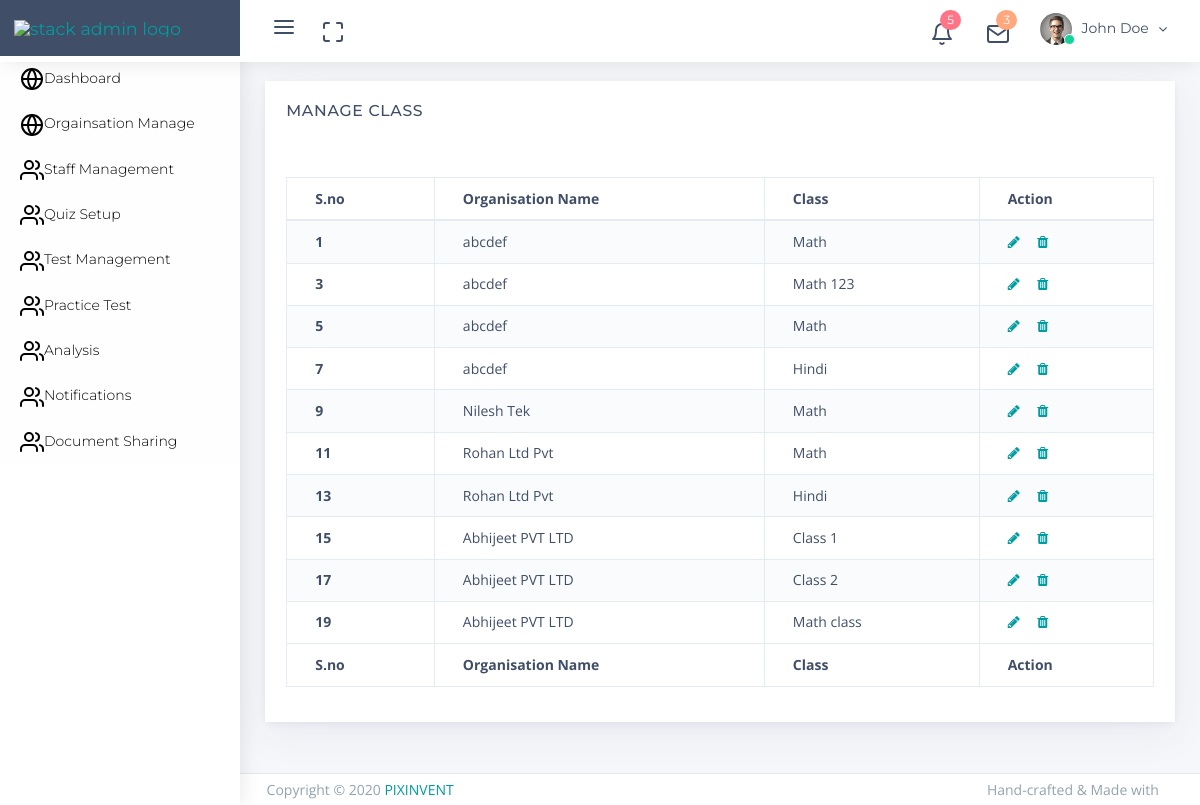
The app's page /stack-responsive-bootstrap-4-admin-template/dashboard/admin/manage_class.php with its own data.
### tables this page shows
CREATE TABLE `class` (
  `id` int(11) NOT NULL,
  `org_id` int(2) NOT NULL,
  `class` varchar(255) NOT NULL,
  `slug` varchar(255) NOT NULL,
  `created_at` datetime NOT NULL DEFAULT current_timestamp(),
  `updated_at` datetime NOT NULL DEFAULT current_timestamp()
);

CREATE TABLE `organisation` (
  `id` int(11) NOT NULL,
  `org_code` int(11) NOT NULL,
  `org_name` varchar(255) NOT NULL,
  `org_contact` varchar(255) NOT NULL,
  `org_email` varchar(255) NOT NULL,
  `org_add` varchar(255) NOT NULL,
  `org_abt` text NOT NULL,
  `org_registraiom` date NOT NULL DEFAULT current_timestamp(),
  `user_admin_id` varchar(255) NOT NULL,
  `created_date` timestamp NOT NULL DEFAULT current_timestamp()
);

### stack-responsive-bootstrap-4-admin-template/dashboard/admin/manage_class.php (the view, shortened to what this page needs)
<?php include "../common/header.php"; ?>
<?php
$servername = "localhost";
$username = "root";
$password = "";
$dbname = "rivi";
$conn = mysqli_connect($servername, $username, $password, $dbname);
?>
<div class="app-content content">
    <div class="content-wrapper">
        <div class="content-body">
            <section id="configuration">
                <div class="row">
                    <div class="col-12">
                        <div class="card">
                            <div class="card-header">
                                <h4 class="card-title">Manage Class</h4>
                                <div class="heading-elements">
                                    <ul class="list-inline mb-0">
                                        <li>
                                            <a data-action="collapse"><i class="feather icon-minus"></i></a>
                                        </li>
                                        <li>
                                            <a data-action="reload"><i class="feather icon-rotate-cw"></i></a>
                                        </li>
                                        <li>
                                            <a data-action="expand"><i class="feather icon-maximize"></i></a>
                                        </li>
                                        <li>
                                            <a data-action="close"><i class="feather icon-x"></i></a>
                                        </li>
                                    </ul>
                                </div>
                            </div>
                            <div class="card-content collapse show">
                                <div class="card-body card-dashboard">
                                    <div class="table-responsive">
                                        <table id="manage_org" class="table table-striped table-bordered zero-configuration">
                                            <thead>
                                                <tr>
                                                    <th>S.no</th>
                                                    <th>Organisation Name</th>
                                                    <th>Class</th>
                                                    <th>Action</th>
                                                </tr>
                                            </thead>
                                            <tbody>
                                                <?php
                                                $sql = "SELECT c.*, o.org_name FROM class c
                                                INNER JOIN organisation o ON c.org_id = o.id";
                                                $result = mysqli_query($conn, $sql);
                                                $i = 1;
                                                if (mysqli_num_rows($result) > 0) {
                                                    while ($row = mysqli_fetch_assoc($result)) { ?>
                                                        <tr>
                                                            <th> <?php echo $i++ ?></th>
                                                            <td><?php echo $row['org_name']; ?></td>
                                                            <td><?php echo $row['class']; ?></td>
                                                            <td>
                                                                <a href="update_class.php?org_id=<?php echo $row['id']; ?>" title="Edit" class="mr-1"><i class="fa fa-pencil" aria-hidden="true"></i></a>
                                                                <a href="delete_all.php?table_name=class&id=<?php echo $row['id']; ?>" title="Delete" class=""><i class="fa fa-trash" aria-hidden="true"></i></a>
                                                            </td>
                                                        </tr>
                                                <?php $i++;
                                                    }
                                                } else {
                                                    echo "0 results";
                                                }
                                                ?>
                                            </tbody>
                                            <tfoot>
                                                <tr>
                                                <th>S.no</th>
                                                    <th>Organisation Name</th>
                                                    <th>Class</th>
                                                    <th>Action</th>
                                                </tr>
                                            </tfoot>
                                        </table>
                                    </div>
                                </div>
                            </div>
                        </div>
                    </div>
                </div>
            </section>
        </div>
    </div>
</div>
<?php include "../common/footer.php"; ?>

### stack-responsive-bootstrap-4-admin-template/dashboard/common/header.php (shortened to what this page needs)
<!DOCTYPE html>
<html class="loading" lang="en" data-textdirection="ltr">
<head>
  <link rel="stylesheet" type="text/css" href="../assets/app-assets/vendors/css/vendors.min.css">
  <link rel="stylesheet" type="text/css" href="../assets/app-assets/css/bootstrap.min.css">
  <link rel="stylesheet" type="text/css" href="../assets/app-assets/css/bootstrap-extended.min.css">
  <link rel="stylesheet" type="text/css" href="../assets/app-assets/css/colors.min.css">
  <link rel="stylesheet" type="text/css" href="../assets/app-assets/css/components.min.css">
  <link rel="stylesheet" type="text/css" href="../assets/app-assets/css/core/menu/menu-types/vertical-menu.min.css">
  <link rel="stylesheet" type="text/css" href="../assets/app-assets/css/core/colors/palette-gradient.min.css">
  <link rel="stylesheet" type="text/css" href="../assets/app-assets/fonts/simple-line-icons/style.min.css">
  <link rel="stylesheet" type="text/css" href="../assets/app-assets/css/pages/card-statistics.min.css">
  <link rel="stylesheet" type="text/css" href="../assets/app-assets/css/pages/vertical-timeline.min.css">
  <link rel="stylesheet" type="text/css" href="../assets/assets/css/style.css">
  <link rel="stylesheet" type="text/css" href="../assets/app-assets/css/custom.css">
</head>
<body class="vertical-layout vertical-menu 2-columns   fixed-navbar" data-open="click" data-menu="vertical-menu" data-col="2-columns">
  <nav class="header-navbar navbar-expand-md navbar navbar-with-menu fixed-top navbar-semi-dark navbar-shadow">
    <div class="navbar-wrapper">
      <div class="navbar-header">
        <ul class="nav navbar-nav flex-row">
          <li class="nav-item"><a class="navbar-brand" href="../admin/index.php"><img class="brand-logo" alt="stack admin logo" src="../assets/app-assets/logo/log.png">
            </a></li>
        </ul>
      </div>
      <div class="navbar-container content">
        <div class="collapse navbar-collapse" id="navbar-mobile">
          <ul class="nav navbar-nav mr-auto float-left">
            <li class="nav-item d-none d-md-block"><a class="nav-link nav-menu-main menu-toggle hidden-xs" href="#"><i data-feather="menu" class="feather icon-menu"></i></a></li>
            <li class="nav-item d-none d-md-block"><a class="nav-link nav-link-expand" href="#"><i data-feather="maximize" class="ficon feather icon-maximize"></i></a></li>
          </ul>
          <ul class="nav navbar-nav float-right">
            <li class="dropdown dropdown-notification nav-item"><a class="nav-link nav-link-label" href="#" data-toggle="dropdown"><i data-feather="bell" class="ficon feather icon-bell"></i><span class="badge badge-pill badge-danger badge-up">5</span></a>
            </li>
            <li class="dropdown dropdown-notification nav-item"><a class="nav-link nav-link-label" href="#" data-toggle="dropdown"><i data-feather="mail" class="ficon feather icon-mail"></i><span class="badge badge-pill badge-warning badge-up">3</span></a>
            </li>
            <li class="dropdown dropdown-user nav-item"><a class="dropdown-toggle nav-link dropdown-user-link" href="#" data-toggle="dropdown">
                <div class="avatar avatar-online"><img src="../assets/app-assets/images/portrait/small/avatar-s-1.png" alt="avatar"><i></i></div><span class="user-name">John Doe</span>
              </a>
            </li>
          </ul>
        </div>
      </div>
    </div>
  </nav>
  <div class="main-menu menu-fixed menu-dark menu-accordion menu-shadow" data-scroll-to-active="true">
    <div class="main-menu-content">
      <ul class="navigation navigation-main" id="main-menu-navigation" data-menu="menu-navigation">
        <li class=" nav-item"><a href="index.php"><i data-feather="globe" class="feather icon-globe"></i><span class="menu-title" data-i18n="Dashboard">Dashboard</span></a></li>
        <li class=" nav-item"><a href="index.php"><i data-feather="globe" class="feather icon-globe"></i><span class="menu-title" data-i18n="Dashboard">Orgainsation Manage</span></a>
      </li>
      <li class=" nav-item"><a href="#"><i data-feather="users" class="feather icon-users"></i><span class="menu-title" data-i18n="Dashboard">Staff Management</span></a>
      </li>
      <li class=" nav-item"><a href="#"><i data-feather="users" class="feather icon-users"></i><span class="menu-title" data-i18n="Dashboard">Quiz Setup</span><span class="badge badge badge-primary badge-pill float-right mr-2"></span></a>
      </li>
      <li class=" nav-item"><a href="#"><i data-feather="users" class="feather icon-users"></i><span class="menu-title" data-i18n="Dashboard">Test Management</span></a>
      </li>
      <li class=" nav-item"><a href="#"><i data-feather="users" class="feather icon-users"></i><span class="menu-title" data-i18n="Dashboard">Practice Test</span></a>
      </li>
      <li class=" nav-item"><a href="#"><i data-feather="users" class="feather icon-users"></i><span class="menu-title" data-i18n="Dashboard">Analysis</span><span class="badge badge badge-primary badge-pill float-right mr-2"></span></a>
      </li>
      <li class=" nav-item"><a href="#"><i data-feather="users" class="feather icon-users"></i><span class="menu-title" data-i18n="Dashboard">Notifications</span></a>
      </li>
      <li class=" nav-item"><a href="#"><i data-feather="users" class="feather icon-users"></i><span class="menu-title" data-i18n="Dashboard">Document Sharing</span></a>
      </li>
      </ul>
    </div>
  </div>

### stack-responsive-bootstrap-4-admin-template/dashboard/common/footer.php (shortened to what this page needs)
<footer class="footer footer-static footer-light navbar-border">
  <p class="clearfix blue-grey lighten-2 text-sm-center mb-0 px-2"><span class="float-md-left d-block d-md-inline-block">Copyright &copy; 2020 <a class="text-bold-800 grey darken-2" href="https://1.envato.market/pixinvent_portfolio" target="_blank">PIXINVENT </a></span><span class="float-md-right d-none d-lg-block">Hand-crafted & Made with <i class="feather icon-heart pink"></i></span></p>
</footer>
</body>
</html>

### records on screen
class: organisation.org_name "abcdef", class "Math"
class: organisation.org_name "abcdef", class "Math 123"
class: organisation.org_name "abcdef", class "Math"
class: organisation.org_name "abcdef", class "Hindi"
class: organisation.org_name "Nilesh Tek", class "Math"
class: organisation.org_name "Rohan Ltd Pvt", class "Math"
class: organisation.org_name "Rohan Ltd Pvt", class "Hindi"
class: organisation.org_name "Abhijeet PVT LTD", class "Class 1"
class: organisation.org_name "Abhijeet PVT LTD", class "Class 2"
class: organisation.org_name "Abhijeet PVT LTD", class "Math class"
